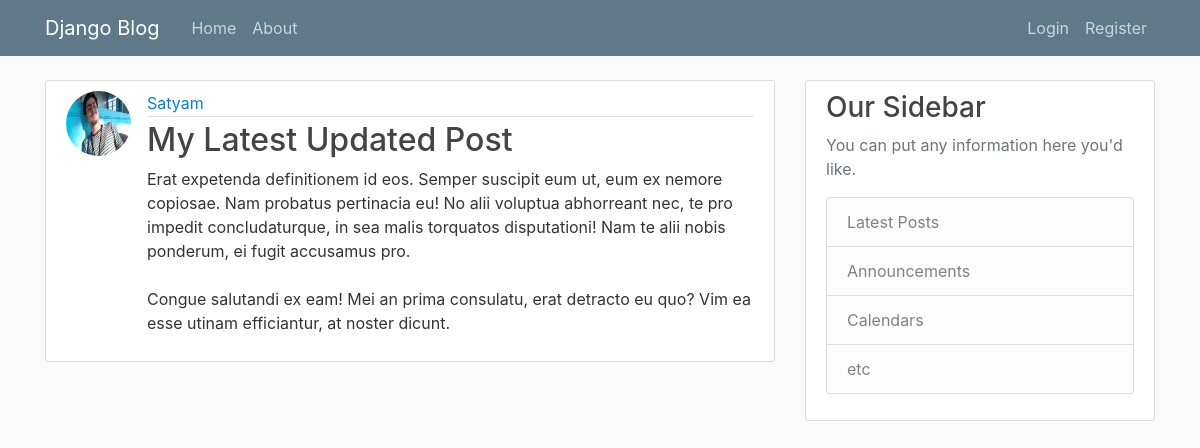
The page /post/34/ on the database its author committed.
### blog/models.py (models this page shows, shortened)
class Post(models.Model):                                       # we have an implicit PK "id "
    title = models.CharField(max_length=100)                    #title is a characterfield of maxlength 100
    content = models.TextField()                                #content is Text Field Who's size is unlimited (almost)
    date_posted = models.DateTimeField(default = timezone.now)  #date_posted is a DateTimeField with current datetime as the default value
    author =  models.ForeignKey(User,on_delete=models.CASCADE)  # author is a FK Mapped to (referencing) User When author(USer) is deleted this model is dropped (Deleted)

### users/models.py (models this page shows, shortened)
class Profile(models.Model):
    user = models.OneToOneField(User,on_delete=models.CASCADE)                              ##Creting a one to one relationship to the User
    image = models.ImageField(default = "default.jpg",upload_to = 'profile_pics')           ##An Image field with default = default.jpg and upload_to = <folderName>

### blog/views.py (the view)
# urls.py: path('post/<int:pk>/',PostDetailView.as_view(),name = 'post-detail'),  #<int:pk> use the primary key of the model with datatype as int
class PostDetailView(DetailView):
    model = Post

### blog/templates/blog/post_detail.html (shortened to what this page needs)
{% extends "blog/base.html" %}
{% block content %}
    <article class="media content-section">
        <img class="rounded-circle article-img" src="{{ object.author.profile.image.url }}">
        <div class="media-body">
            <div class="article-metadata">
                <a class="mr-2" href="{%url 'user-posts' object.author.username %}">{{ object.author }}</a>
            </div>
            <h2 class="article-title" >{{ object.title }}</h2>
            <p class="article-content">{{ object.content }}</p>
        </div>
    </article>
{% endblock content %}

### blog/static/blog/main.css (style rules this page uses)
body { background: #fafafa; color: #333333; margin-top: 5rem; }
h1, h2, h3, h4, h5, h6 { color: #444444; }
.content-section { background: #ffffff; padding: 10px 20px; border: 1px solid #dddddd; border-radius: 3px; margin-bottom: 20px; }
.article-title { color: #444444; }
.article-content { white-space: pre-line; }
.article-img { height: 65px; width: 65px; margin-right: 16px; }
.article-metadata { padding-bottom: 1px; margin-bottom: 4px; border-bottom: 1px solid #e3e3e3 }

### rows shown on the page
Post: author.profile.image (picture), author "Satyam", title "My Latest Updated Post", content "Erat expetenda definitionem id eos. Semper suscipit eum ut, eum ex nemore copiosae. Nam probatus pertinacia eu! No alii voluptua abhorreant nec, te pro impedit concludaturque, in sea malis torquatos disputationi! Nam te alii nobis ponderum, ei fugit accusamus pro. Congue salutandi ex eam! Mei an prima consulatu, erat detracto eu quo? Vim ea esse utinam efficiantur, at noster dicunt."
